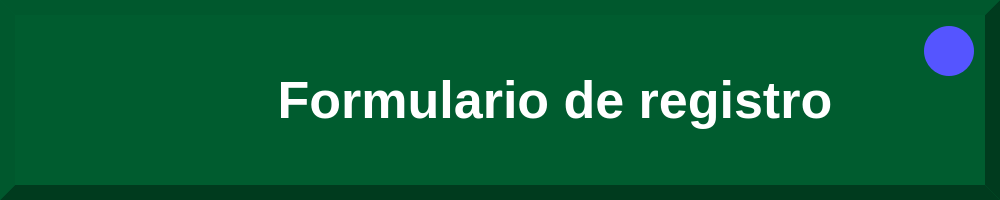
              <widget class="QFrame" name="mensaje_bienvenida">
               <property name="minimumSize">
                <size>
                 <width>1000</width>
                 <height>200</height>
                </size>
               </property>
               <property name="maximumSize">
                <size>
                 <width>16777215</width>
                 <height>100</height>
                </size>
               </property>
               <property name="font">
                <font>
                 <pointsize>1</pointsize>
                </font>
               </property>
               <property name="styleSheet">
                <string notr="true">QFrame{

	
	background-color: rgb(0, 92, 47);
	border:15px outset rgb(0, 59, 30);
	



}</string>
               </property>
               <property name="frameShape">
                <enum>QFrame::NoFrame</enum>
               </property>
               <property name="frameShadow">
                <enum>QFrame::Raised</enum>
               </property>
               <layout class="QHBoxLayout" name="horizontalLayout_2">
                <item>
                 <widget class="QLabel" name="foto_anadir_alumno">
                  <property name="sizePolicy">
                   <sizepolicy hsizetype="Preferred" vsizetype="Preferred">
                    <horstretch>0</horstretch>
                    <verstretch>0</verstretch>
                   </sizepolicy>
                  </property>
                  <property name="minimumSize">
                   <size>
                    <width>0</width>
                    <height>0</height>
                   </size>
                  </property>
                  <property name="maximumSize">
                   <size>
                    <width>160</width>
                    <height>140</height>
                   </size>
                  </property>
                  <property name="styleSheet">
                   <string notr="true">border:none;</string>
                  </property>
                  <property name="text">
                   <string/>
                  </property>
                  <property name="pixmap">
                   <pixmap>../recursos_de_imagenes/registro_alumnos.png</pixmap>
                  </property>
                  <property name="scaledContents">
                   <bool>true</bool>
                  </property>
                 </widget>
                </item>
                <item alignment="Qt::AlignHCenter">
                 <widget class="QLabel" name="label_titulo_formulario">
                  <property name="sizePolicy">
                   <sizepolicy hsizetype="Preferred" vsizetype="Preferred">
                    <horstretch>0</horstretch>
                    <verstretch>0</verstretch>
                   </sizepolicy>
                  </property>
                  <property name="minimumSize">
                   <size>
                    <width>600</width>
                    <height>0</height>
                   </size>
                  </property>
                  <property name="font">
                   <font>
                    <family>Arial</family>
                    <pointsize>39</pointsize>
                    <weight>75</weight>
                    <bold>true</bold>
                   </font>
                  </property>
                  <property name="styleSheet">
                   <string notr="true">QLabel{

	color: rgb(255, 255, 255);
	border:none;

}</string>
                  </property>
                  <property name="text">
                   <string>Formulario de registro</string>
                  </property>
                  <property name="alignment">
                   <set>Qt::AlignCenter</set>
                  </property>
                  <property name="wordWrap">
                   <bool>true</bool>
                  </property>
                 </widget>
                </item>
                <item alignment="Qt::AlignTop">
                 <widget class="QPushButton" name="boton_ayuda">
                  <property name="minimumSize">
                   <size>
                    <width>50</width>
                    <height>50</height>
                   </size>
                  </property>
                  <property name="maximumSize">
                   <size>
                    <width>50</width>
                    <height>50</height>
                   </size>
                  </property>
                  <property name="cursor">
                   <cursorShape>PointingHandCursor</cursorShape>
                  </property>
                  <property name="styleSheet">
                   <string notr="true">QPushButton{

	background-color: rgb(85, 85, 255);
	border-radius:25px;


}

QPushButton:hover{

	background-color:rgb(39, 39, 118);
	


}
</string>
                  </property>
                  <property name="text">
                   <string/>
                  </property>
                  <property name="icon">
                   <iconset>
                    <normaloff>../recursos_de_imagenes/iconos_de_interfaz/signo_de_interrogacion.png</normaloff>../recursos_de_imagenes/iconos_de_interfaz/signo_de_interrogacion.png</iconset>
                  </property>
                  <property name="iconSize">
                   <size>
                    <width>45</width>
                    <height>45</height>
                   </size>
                  </property>
                 </widget>
                </item>
               </layout>
              </widget>
